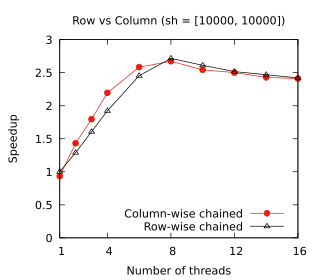

Generate this figure with gnuplot:
set title "Row vs Column (sh = [10000, 10000])"
set terminal pdf size 3.2,2.8
set output "./results-intel-12900/Row_vs_Column_sh___[10000,_10000].pdf"
set key on
set key bottom right Right
set xrange [1:16]
set xtics (1, 4, 8, 12, 16, 20, 24, 28, 32)
set xlabel "Number of threads"
set yrange [0:3]
set ylabel "Speedup"
plot './results-intel-12900/Row_vs_Column_sh___[10000,_10000].dat' using 1:2 title "Column-wise chained" ls 7 lw 1 pointsize 0.7 with linespoints, \
  './results-intel-12900/Row_vs_Column_sh___[10000,_10000].dat' using 1:3 title "Row-wise chained" ls 8 lw 1 pointsize 0.7 with linespoints
